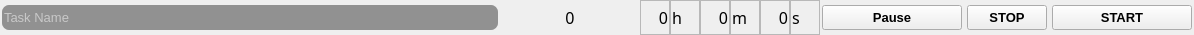
               <widget class="QWidget" name="widget_4" native="true">
                <property name="minimumSize">
                 <size>
                  <width>0</width>
                  <height>35</height>
                 </size>
                </property>
                <property name="maximumSize">
                 <size>
                  <width>16777215</width>
                  <height>35</height>
                 </size>
                </property>
                <layout class="QHBoxLayout" name="horizontalLayout_8">
                 <property name="spacing">
                  <number>0</number>
                 </property>
                 <property name="leftMargin">
                  <number>0</number>
                 </property>
                 <property name="topMargin">
                  <number>0</number>
                 </property>
                 <property name="rightMargin">
                  <number>0</number>
                 </property>
                 <property name="bottomMargin">
                  <number>0</number>
                 </property>
                 <item>
                  <widget class="QWidget" name="widget_14" native="true">
                   <property name="minimumSize">
                    <size>
                     <width>500</width>
                     <height>0</height>
                    </size>
                   </property>
                   <property name="maximumSize">
                    <size>
                     <width>500</width>
                     <height>16777215</height>
                    </size>
                   </property>
                   <layout class="QVBoxLayout" name="verticalLayout_6">
                    <property name="spacing">
                     <number>0</number>
                    </property>
                    <property name="leftMargin">
                     <number>0</number>
                    </property>
                    <property name="topMargin">
                     <number>0</number>
                    </property>
                    <property name="rightMargin">
                     <number>0</number>
                    </property>
                    <property name="bottomMargin">
                     <number>0</number>
                    </property>
                    <item>
                     <widget class="QWidget" name="widget_31" native="true">
                      <layout class="QVBoxLayout" name="verticalLayout_7">
                       <property name="spacing">
                        <number>0</number>
                       </property>
                       <property name="leftMargin">
                        <number>2</number>
                       </property>
                       <property name="topMargin">
                        <number>2</number>
                       </property>
                       <property name="rightMargin">
                        <number>2</number>
                       </property>
                       <property name="bottomMargin">
                        <number>2</number>
                       </property>
                       <item>
                        <widget class="QLineEdit" name="line_login_2">
                         <property name="minimumSize">
                          <size>
                           <width>450</width>
                           <height>25</height>
                          </size>
                         </property>
                         <property name="maximumSize">
                          <size>
                           <width>500</width>
                           <height>25</height>
                          </size>
                         </property>
                         <property name="font">
                          <font>
                           <family>Tahoma</family>
                           <pointsize>10</pointsize>
                          </font>
                         </property>
                         <property name="styleSheet">
                          <string notr="true">background-color: rgba(0, 0, 0, 100);
border: none;
border-radius: 7px;
color:rgb(255, 255, 255);
</string>
                         </property>
                         <property name="placeholderText">
                          <string>Task Name</string>
                         </property>
                         <property name="clearButtonEnabled">
                          <bool>false</bool>
                         </property>
                        </widget>
                       </item>
                      </layout>
                     </widget>
                    </item>
                   </layout>
                  </widget>
                 </item>
                 <item>
                  <widget class="QWidget" name="widget_33" native="true">
                   <property name="minimumSize">
                    <size>
                     <width>140</width>
                     <height>0</height>
                    </size>
                   </property>
                   <property name="maximumSize">
                    <size>
                     <width>140</width>
                     <height>16777215</height>
                    </size>
                   </property>
                   <layout class="QHBoxLayout" name="horizontalLayout_27">
                    <property name="leftMargin">
                     <number>5</number>
                    </property>
                    <property name="topMargin">
                     <number>5</number>
                    </property>
                    <property name="rightMargin">
                     <number>5</number>
                    </property>
                    <property name="bottomMargin">
                     <number>5</number>
                    </property>
                    <item>
                     <widget class="QLabel" name="Time_2">
                      <property name="minimumSize">
                       <size>
                        <width>100</width>
                        <height>20</height>
                       </size>
                      </property>
                      <property name="maximumSize">
                       <size>
                        <width>150</width>
                        <height>20</height>
                       </size>
                      </property>
                      <property name="font">
                       <font>
                        <family>Bahnschrift</family>
                        <pointsize>12</pointsize>
                        <weight>50</weight>
                        <bold>false</bold>
                       </font>
                      </property>
                      <property name="text">
                       <string>0</string>
                      </property>
                      <property name="alignment">
                       <set>Qt::AlignCenter</set>
                      </property>
                     </widget>
                    </item>
                   </layout>
                  </widget>
                 </item>
                 <item>
                  <widget class="QWidget" name="widget_34" native="true">
                   <property name="minimumSize">
                    <size>
                     <width>180</width>
                     <height>0</height>
                    </size>
                   </property>
                   <property name="maximumSize">
                    <size>
                     <width>180</width>
                     <height>16777215</height>
                    </size>
                   </property>
                   <layout class="QHBoxLayout" name="horizontalLayout_28">
                    <property name="spacing">
                     <number>0</number>
                    </property>
                    <property name="leftMargin">
                     <number>0</number>
                    </property>
                    <property name="topMargin">
                     <number>0</number>
                    </property>
                    <property name="rightMargin">
                     <number>0</number>
                    </property>
                    <property name="bottomMargin">
                     <number>0</number>
                    </property>
                    <item>
                     <widget class="QWidget" name="widget_52" native="true">
                      <layout class="QHBoxLayout" name="horizontalLayout_29">
                       <property name="spacing">
                        <number>0</number>
                       </property>
                       <property name="leftMargin">
                        <number>0</number>
                       </property>
                       <property name="topMargin">
                        <number>0</number>
                       </property>
                       <property name="rightMargin">
                        <number>0</number>
                       </property>
                       <property name="bottomMargin">
                        <number>0</number>
                       </property>
                       <item>
                        <widget class="QFrame" name="frame_9">
                         <property name="frameShape">
                          <enum>QFrame::StyledPanel</enum>
                         </property>
                         <property name="frameShadow">
                          <enum>QFrame::Raised</enum>
                         </property>
                         <layout class="QHBoxLayout" name="horizontalLayout_38">
                          <property name="spacing">
                           <number>1</number>
                          </property>
                          <property name="leftMargin">
                           <number>1</number>
                          </property>
                          <property name="topMargin">
                           <number>1</number>
                          </property>
                          <property name="rightMargin">
                           <number>1</number>
                          </property>
                          <property name="bottomMargin">
                           <number>1</number>
                          </property>
                          <item>
                           <widget class="QLabel" name="label_12">
                            <property name="font">
                             <font>
                              <family>Bahnschrift</family>
                              <pointsize>12</pointsize>
                             </font>
                            </property>
                            <property name="text">
                             <string>0</string>
                            </property>
                            <property name="alignment">
                             <set>Qt::AlignRight|Qt::AlignTrailing|Qt::AlignVCenter</set>
                            </property>
                           </widget>
                          </item>
                         </layout>
                        </widget>
                       </item>
                       <item>
                        <widget class="QFrame" name="frame_10">
                         <property name="frameShape">
                          <enum>QFrame::StyledPanel</enum>
                         </property>
                         <property name="frameShadow">
                          <enum>QFrame::Raised</enum>
                         </property>
                         <layout class="QHBoxLayout" name="horizontalLayout_39">
                          <property name="spacing">
                           <number>1</number>
                          </property>
                          <property name="leftMargin">
                           <number>1</number>
                          </property>
                          <property name="topMargin">
                           <number>1</number>
                          </property>
                          <property name="rightMargin">
                           <number>1</number>
                          </property>
                          <property name="bottomMargin">
                           <number>1</number>
                          </property>
                          <item>
                           <widget class="QLabel" name="label_13">
                            <property name="font">
                             <font>
                              <family>Bahnschrift</family>
                              <pointsize>12</pointsize>
                             </font>
                            </property>
                            <property name="text">
                             <string>h</string>
                            </property>
                            <property name="alignment">
                             <set>Qt::AlignLeading|Qt::AlignLeft|Qt::AlignVCenter</set>
                            </property>
                           </widget>
                          </item>
                         </layout>
                        </widget>
                       </item>
                      </layout>
                     </widget>
                    </item>
                    <item>
                     <widget class="QWidget" name="widget_54" native="true">
                      <layout class="QHBoxLayout" name="horizontalLayout_30">
                       <property name="spacing">
                        <number>0</number>
                       </property>
                       <property name="leftMargin">
                        <number>0</number>
                       </property>
                       <property name="topMargin">
                        <number>0</number>
                       </property>
                       <property name="rightMargin">
                        <number>0</number>
                       </property>
                       <property name="bottomMargin">
                        <number>0</number>
                       </property>
                       <item>
                        <widget class="QFrame" name="frame_11">
                         <property name="frameShape">
                          <enum>QFrame::StyledPanel</enum>
                         </property>
                         <property name="frameShadow">
                          <enum>QFrame::Raised</enum>
                         </property>
                         <layout class="QHBoxLayout" name="horizontalLayout_40">
                          <property name="spacing">
                           <number>1</number>
                          </property>
                          <property name="leftMargin">
                           <number>1</number>
                          </property>
                          <property name="topMargin">
                           <number>1</number>
                          </property>
                          <property name="rightMargin">
                           <number>1</number>
                          </property>
                          <property name="bottomMargin">
                           <number>1</number>
                          </property>
                          <item>
                           <widget class="QLabel" name="label_14">
                            <property name="font">
                             <font>
                              <family>Bahnschrift</family>
                              <pointsize>12</pointsize>
                             </font>
                            </property>
                            <property name="text">
                             <string>0</string>
                            </property>
                            <property name="scaledContents">
                             <bool>true</bool>
                            </property>
                            <property name="alignment">
                             <set>Qt::AlignRight|Qt::AlignTrailing|Qt::AlignVCenter</set>
                            </property>
                           </widget>
                          </item>
                         </layout>
                        </widget>
                       </item>
                       <item>
                        <widget class="QFrame" name="frame_12">
                         <property name="frameShape">
                          <enum>QFrame::StyledPanel</enum>
                         </property>
                         <property name="frameShadow">
                          <enum>QFrame::Raised</enum>
                         </property>
                         <layout class="QHBoxLayout" name="horizontalLayout_41">
                          <property name="leftMargin">
                           <number>1</number>
                          </property>
                          <property name="topMargin">
                           <number>1</number>
                          </property>
                          <property name="rightMargin">
                           <number>1</number>
                          </property>
                          <property name="bottomMargin">
                           <number>1</number>
                          </property>
                          <item>
                           <widget class="QLabel" name="label_15">
                            <property name="font">
                             <font>
                              <family>Bahnschrift</family>
                              <pointsize>12</pointsize>
                             </font>
                            </property>
                            <property name="text">
                             <string>m</string>
                            </property>
                            <property name="alignment">
                             <set>Qt::AlignLeading|Qt::AlignLeft|Qt::AlignVCenter</set>
                            </property>
                           </widget>
                          </item>
                         </layout>
                        </widget>
                       </item>
                      </layout>
                     </widget>
                    </item>
                    <item>
                     <widget class="QWidget" name="widget_55" native="true">
                      <layout class="QHBoxLayout" name="horizontalLayout_31">
                       <property name="spacing">
                        <number>0</number>
                       </property>
                       <property name="leftMargin">
                        <number>0</number>
                       </property>
                       <property name="topMargin">
                        <number>0</number>
                       </property>
                       <property name="rightMargin">
                        <number>0</number>
                       </property>
                       <property name="bottomMargin">
                        <number>0</number>
                       </property>
                       <item>
                        <widget class="QFrame" name="frame_13">
                         <property name="frameShape">
                          <enum>QFrame::StyledPanel</enum>
                         </property>
                         <property name="frameShadow">
                          <enum>QFrame::Raised</enum>
                         </property>
                         <layout class="QHBoxLayout" name="horizontalLayout_42">
                          <property name="spacing">
                           <number>1</number>
                          </property>
                          <property name="leftMargin">
                           <number>1</number>
                          </property>
                          <property name="topMargin">
                           <number>1</number>
                          </property>
                          <property name="rightMargin">
                           <number>1</number>
                          </property>
                          <property name="bottomMargin">
                           <number>1</number>
                          </property>
                          <item>
                           <widget class="QLabel" name="label_16">
                            <property name="font">
                             <font>
                              <family>Bahnschrift</family>
                              <pointsize>12</pointsize>
                             </font>
                            </property>
                            <property name="text">
                             <string>0</string>
                            </property>
                            <property name="alignment">
                             <set>Qt::AlignRight|Qt::AlignTrailing|Qt::AlignVCenter</set>
                            </property>
                           </widget>
                          </item>
                         </layout>
                        </widget>
                       </item>
                       <item>
                        <widget class="QFrame" name="frame_14">
                         <property name="frameShape">
                          <enum>QFrame::StyledPanel</enum>
                         </property>
                         <property name="frameShadow">
                          <enum>QFrame::Raised</enum>
                         </property>
                         <layout class="QHBoxLayout" name="horizontalLayout_43">
                          <property name="spacing">
                           <number>0</number>
                          </property>
                          <property name="leftMargin">
                           <number>1</number>
                          </property>
                          <property name="topMargin">
                           <number>1</number>
                          </property>
                          <property name="rightMargin">
                           <number>1</number>
                          </property>
                          <property name="bottomMargin">
                           <number>1</number>
                          </property>
                          <item>
                           <widget class="QLabel" name="label_17">
                            <property name="font">
                             <font>
                              <family>Bahnschrift</family>
                              <pointsize>12</pointsize>
                             </font>
                            </property>
                            <property name="text">
                             <string>s</string>
                            </property>
                            <property name="alignment">
                             <set>Qt::AlignLeading|Qt::AlignLeft|Qt::AlignVCenter</set>
                            </property>
                           </widget>
                          </item>
                         </layout>
                        </widget>
                       </item>
                      </layout>
                     </widget>
                    </item>
                   </layout>
                  </widget>
                 </item>
                 <item>
                  <widget class="QWidget" name="widget_35" native="true">
                   <layout class="QHBoxLayout" name="horizontalLayout_44">
                    <property name="spacing">
                     <number>5</number>
                    </property>
                    <property name="leftMargin">
                     <number>2</number>
                    </property>
                    <property name="topMargin">
                     <number>2</number>
                    </property>
                    <property name="rightMargin">
                     <number>2</number>
                    </property>
                    <property name="bottomMargin">
                     <number>2</number>
                    </property>
                    <item>
                     <widget class="QPushButton" name="pause_btn_2">
                      <property name="minimumSize">
                       <size>
                        <width>140</width>
                        <height>25</height>
                       </size>
                      </property>
                      <property name="maximumSize">
                       <size>
                        <width>140</width>
                        <height>25</height>
                       </size>
                      </property>
                      <property name="font">
                       <font>
                        <family>Tahoma</family>
                        <pointsize>10</pointsize>
                        <weight>75</weight>
                        <bold>true</bold>
                       </font>
                      </property>
                      <property name="cursor">
                       <cursorShape>PointingHandCursor</cursorShape>
                      </property>
                      <property name="styleSheet">
                       <string notr="true"/>
                      </property>
                      <property name="text">
                       <string>Pause</string>
                      </property>
                      <property name="icon">
                       <iconset>
                        <normaloff>:/image/free-icon-font-user2.png</normaloff>:/image/free-icon-font-user2.png</iconset>
                      </property>
                      <property name="iconSize">
                       <size>
                        <width>24</width>
                        <height>24</height>
                       </size>
                      </property>
                     </widget>
                    </item>
                    <item>
                     <widget class="QPushButton" name="stop_btn_2">
                      <property name="minimumSize">
                       <size>
                        <width>80</width>
                        <height>25</height>
                       </size>
                      </property>
                      <property name="maximumSize">
                       <size>
                        <width>80</width>
                        <height>25</height>
                       </size>
                      </property>
                      <property name="font">
                       <font>
                        <family>Tahoma</family>
                        <pointsize>10</pointsize>
                        <weight>75</weight>
                        <bold>true</bold>
                       </font>
                      </property>
                      <property name="cursor">
                       <cursorShape>PointingHandCursor</cursorShape>
                      </property>
                      <property name="styleSheet">
                       <string notr="true"/>
                      </property>
                      <property name="text">
                       <string>STOP</string>
                      </property>
                      <property name="icon">
                       <iconset>
                        <normaloff>:/image/free-icon-font-user2.png</normaloff>:/image/free-icon-font-user2.png</iconset>
                      </property>
                      <property name="iconSize">
                       <size>
                        <width>24</width>
                        <height>24</height>
                       </size>
                      </property>
                     </widget>
                    </item>
                    <item>
                     <widget class="QPushButton" name="start_btn_2">
                      <property name="minimumSize">
                       <size>
                        <width>140</width>
                        <height>25</height>
                       </size>
                      </property>
                      <property name="maximumSize">
                       <size>
                        <width>140</width>
                        <height>25</height>
                       </size>
                      </property>
                      <property name="font">
                       <font>
                        <family>Tahoma</family>
                        <pointsize>10</pointsize>
                        <weight>75</weight>
                        <bold>true</bold>
                       </font>
                      </property>
                      <property name="cursor">
                       <cursorShape>PointingHandCursor</cursorShape>
                      </property>
                      <property name="styleSheet">
                       <string notr="true"/>
                      </property>
                      <property name="text">
                       <string>START</string>
                      </property>
                      <property name="icon">
                       <iconset>
                        <normaloff>:/image/free-icon-font-user2.png</normaloff>:/image/free-icon-font-user2.png</iconset>
                      </property>
                      <property name="iconSize">
                       <size>
                        <width>24</width>
                        <height>24</height>
                       </size>
                      </property>
                     </widget>
                    </item>
                   </layout>
                  </widget>
                 </item>
                </layout>
               </widget>
